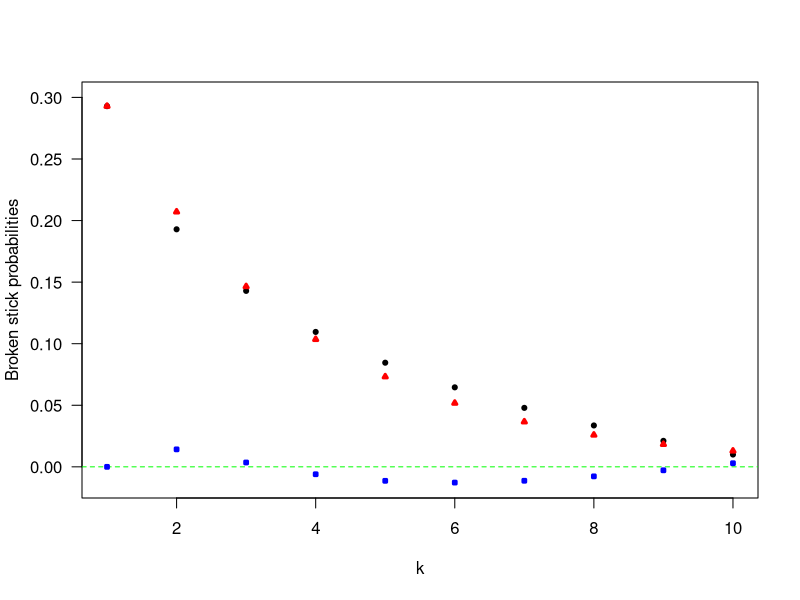

R code for this plot:
print('file: SolutionBrokenStickGeometric.R')
# EXERCISE & SOLUTION: broken stick vs. geometric distribution
n = 10; karr = seq(1,n); pk = seq(1,n); kinv = 1/karr;
for(k in 1:n) pk[k]=sum(kinv[k:n])/n
# geometric: h = probability of success in single trial
h = pk[1]; print(c(round(h,4),'h'))
k2 = seq(1,100) # number of trials until first success
pgeo = dgeom(k2-1,h)
di = pgeo[1:n]-pk
# png('BrokenStickGeo200830.png',width=16,height=12,units='cm',res=300)
plot(karr,pk,type='p',lwd=3,col='black',xlab='k',
     ylab='Broken stick probabilities',las=1,cex=0.4,ylim=c(min(di),0.3))
points(k2,pgeo,lwd=3,col='red',cex=0.4,pch=24)
abline(h=0,col='green',lty=2)
points(karr,di,col='blue',lwd=3,cex=0.4,pch=22)
# dev.off()
